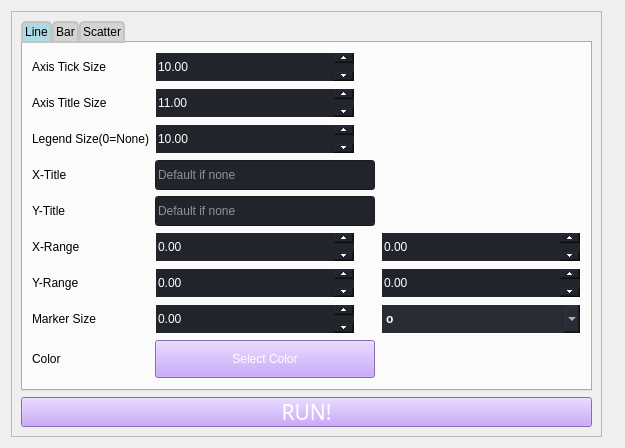
<?xml version="1.0" encoding="UTF-8"?>
<ui version="4.0">
 <class>Form</class>
 <widget class="QWidget" name="Form">
  <property name="geometry">
   <rect>
    <x>0</x>
    <y>0</y>
    <width>625</width>
    <height>405</height>
   </rect>
  </property>
  <property name="windowTitle">
   <string>Form</string>
  </property>
  <layout class="QHBoxLayout" name="horizontalLayout">
   <item>
    <widget class="QFrame" name="frame">
     <property name="frameShape">
      <enum>QFrame::StyledPanel</enum>
     </property>
     <property name="frameShadow">
      <enum>QFrame::Raised</enum>
     </property>
     <layout class="QVBoxLayout" name="verticalLayout">
      <item>
       <widget class="QTabWidget" name="tabWidget">
        <property name="cursor">
         <cursorShape>PointingHandCursor</cursorShape>
        </property>
        <property name="styleSheet">
         <string notr="true">QTabBar::tab {
    background: lightgray;
    border: 2px solid #C4C4C3;
    border-bottom-color: #C4C4C3; /* same as the pane color */
    border-top-left-radius: 5px;
    border-top-right-radius: 5px;
    min-width: 16ex;
    padding: 2px;
	font: 18pt &quot;华文细黑&quot;;
	color:balck;
}

QTabBar::tab:selected {
    background: lightblue;
}

QTabBar::tab:hover {
    background: pink;
}
</string>
        </property>
        <property name="currentIndex">
         <number>0</number>
        </property>
        <widget class="QWidget" name="tab_4">
         <attribute name="title">
          <string>Line</string>
         </attribute>
         <layout class="QGridLayout" name="gridLayout_9">
          <item row="2" column="0">
           <widget class="QLabel" name="figure_line_label_legend">
            <property name="styleSheet">
             <string notr="true">font: 14pt &quot;华文细黑&quot;;</string>
            </property>
            <property name="text">
             <string>Legend Size(0=None)</string>
            </property>
           </widget>
          </item>
          <item row="8" column="1">
           <widget class="QPushButton" name="figure_line_btn_color_2">
            <property name="enabled">
             <bool>true</bool>
            </property>
            <property name="minimumSize">
             <size>
              <width>0</width>
              <height>38</height>
             </size>
            </property>
            <property name="maximumSize">
             <size>
              <width>16000000</width>
              <height>16777215</height>
             </size>
            </property>
            <property name="baseSize">
             <size>
              <width>0</width>
              <height>0</height>
             </size>
            </property>
            <property name="cursor">
             <cursorShape>PointingHandCursor</cursorShape>
            </property>
            <property name="styleSheet">
             <string notr="true">background-color: rgb(189,147,249);
color:white;
font: 16pt &quot;华文细黑&quot;;</string>
            </property>
            <property name="text">
             <string>Select Color</string>
            </property>
           </widget>
          </item>
          <item row="7" column="1">
           <widget class="QDoubleSpinBox" name="figure_line_spin_marker_size_2">
            <property name="minimumSize">
             <size>
              <width>0</width>
              <height>30</height>
             </size>
            </property>
            <property name="maximumSize">
             <size>
              <width>200</width>
              <height>16777215</height>
             </size>
            </property>
            <property name="styleSheet">
             <string notr="true">QDoubleSpinBox {
    font: 16pt &quot;华文细黑&quot;;
    color: white;
    border: 1px solid white;
background-color:rgb(33, 37, 43);
}

QDoubleSpinBox::up-button {
    height: 10px; /* 设置一个合适的高度 */
    width: 20px; /* 设置一个合适的宽度 */
    subcontrol-position: top right; /* 保持按钮在右侧 */
}

QDoubleSpinBox::down-button {
    height: 10px; /* 设置一个合适的高度 */
    width: 20px; /* 设置一个合适的宽度 */
    subcontrol-position: bottom right; /* 保持按钮在右侧 */
}</string>
            </property>
           </widget>
          </item>
          <item row="3" column="0">
           <widget class="QLabel" name="figure_line_label_x">
            <property name="styleSheet">
             <string notr="true">font: 14pt &quot;华文细黑&quot;;</string>
            </property>
            <property name="text">
             <string>X-Title</string>
            </property>
           </widget>
          </item>
          <item row="8" column="0">
           <widget class="QLabel" name="figure_line_label_color">
            <property name="styleSheet">
             <string notr="true">font: 14pt &quot;华文细黑&quot;;</string>
            </property>
            <property name="text">
             <string>Color</string>
            </property>
           </widget>
          </item>
          <item row="6" column="0">
           <widget class="QLabel" name="figure_line_label_y_range">
            <property name="styleSheet">
             <string notr="true">font: 14pt &quot;华文细黑&quot;;</string>
            </property>
            <property name="text">
             <string>Y-Range</string>
            </property>
           </widget>
          </item>
          <item row="5" column="0">
           <widget class="QLabel" name="figure_line_label_x_range">
            <property name="styleSheet">
             <string notr="true">font: 14pt &quot;华文细黑&quot;;</string>
            </property>
            <property name="text">
             <string>X-Range</string>
            </property>
           </widget>
          </item>
          <item row="4" column="0">
           <widget class="QLabel" name="figure_line_label_y">
            <property name="styleSheet">
             <string notr="true">font: 14pt &quot;华文细黑&quot;;</string>
            </property>
            <property name="text">
             <string>Y-Title</string>
            </property>
           </widget>
          </item>
          <item row="0" column="0">
           <widget class="QLabel" name="figure_line_label_axis_tick">
            <property name="styleSheet">
             <string notr="true">font: 14pt &quot;华文细黑&quot;;</string>
            </property>
            <property name="text">
             <string>Axis Tick Size</string>
            </property>
           </widget>
          </item>
          <item row="7" column="0">
           <widget class="QLabel" name="figure_line_label_marker">
            <property name="styleSheet">
             <string notr="true">font: 14pt &quot;华文细黑&quot;;</string>
            </property>
            <property name="text">
             <string>Marker Size</string>
            </property>
           </widget>
          </item>
          <item row="1" column="0">
           <widget class="QLabel" name="figure_line_label_axis_title">
            <property name="minimumSize">
             <size>
              <width>50</width>
              <height>0</height>
             </size>
            </property>
            <property name="styleSheet">
             <string notr="true">font: 14pt &quot;华文细黑&quot;;</string>
            </property>
            <property name="text">
             <string>Axis Title Size</string>
            </property>
           </widget>
          </item>
          <item row="0" column="1">
           <widget class="QDoubleSpinBox" name="figure_line_spin_axis_scale_2">
            <property name="minimumSize">
             <size>
              <width>0</width>
              <height>30</height>
             </size>
            </property>
            <property name="maximumSize">
             <size>
              <width>200</width>
              <height>16777215</height>
             </size>
            </property>
            <property name="styleSheet">
             <string notr="true">QDoubleSpinBox {
    font: 16pt &quot;华文细黑&quot;;
    color: white;
    border: 1px solid white;
background-color:rgb(33, 37, 43);
}

QDoubleSpinBox::up-button {
    height: 10px; /* 设置一个合适的高度 */
    width: 20px; /* 设置一个合适的宽度 */
    subcontrol-position: top right; /* 保持按钮在右侧 */
}

QDoubleSpinBox::down-button {
    height: 10px; /* 设置一个合适的高度 */
    width: 20px; /* 设置一个合适的宽度 */
    subcontrol-position: bottom right; /* 保持按钮在右侧 */
}</string>
            </property>
            <property name="maximum">
             <double>100000.000000000000000</double>
            </property>
            <property name="value">
             <double>10.000000000000000</double>
            </property>
           </widget>
          </item>
          <item row="2" column="1">
           <widget class="QDoubleSpinBox" name="figure_line_spin_grid_size_2">
            <property name="minimumSize">
             <size>
              <width>0</width>
              <height>30</height>
             </size>
            </property>
            <property name="maximumSize">
             <size>
              <width>200</width>
              <height>16777215</height>
             </size>
            </property>
            <property name="styleSheet">
             <string notr="true">QDoubleSpinBox {
    font: 16pt &quot;华文细黑&quot;;
    color: white;
    border: 1px solid white;
background-color:rgb(33, 37, 43);
}

QDoubleSpinBox::up-button {
    height: 10px; /* 设置一个合适的高度 */
    width: 20px; /* 设置一个合适的宽度 */
    subcontrol-position: top right; /* 保持按钮在右侧 */
}

QDoubleSpinBox::down-button {
    height: 10px; /* 设置一个合适的高度 */
    width: 20px; /* 设置一个合适的宽度 */
    subcontrol-position: bottom right; /* 保持按钮在右侧 */
}</string>
            </property>
            <property name="maximum">
             <double>100000.000000000000000</double>
            </property>
            <property name="value">
             <double>10.000000000000000</double>
            </property>
           </widget>
          </item>
          <item row="1" column="1">
           <widget class="QDoubleSpinBox" name="figure_line_spin_axis_text_size_2">
            <property name="minimumSize">
             <size>
              <width>200</width>
              <height>30</height>
             </size>
            </property>
            <property name="maximumSize">
             <size>
              <width>200</width>
              <height>16777215</height>
             </size>
            </property>
            <property name="styleSheet">
             <string notr="true">QDoubleSpinBox {
    font: 16pt &quot;华文细黑&quot;;
    color: white;
    border: 1px solid white;
background-color:rgb(33, 37, 43);
}

QDoubleSpinBox::up-button {
    height: 10px; /* 设置一个合适的高度 */
    width: 20px; /* 设置一个合适的宽度 */
    subcontrol-position: top right; /* 保持按钮在右侧 */
}

QDoubleSpinBox::down-button {
    height: 10px; /* 设置一个合适的高度 */
    width: 20px; /* 设置一个合适的宽度 */
    subcontrol-position: bottom right; /* 保持按钮在右侧 */
}</string>
            </property>
            <property name="maximum">
             <double>100000.000000000000000</double>
            </property>
            <property name="value">
             <double>11.000000000000000</double>
            </property>
           </widget>
          </item>
          <item row="5" column="1">
           <widget class="QDoubleSpinBox" name="figure_line_spin_x_min_2">
            <property name="minimumSize">
             <size>
              <width>0</width>
              <height>30</height>
             </size>
            </property>
            <property name="maximumSize">
             <size>
              <width>200</width>
              <height>16777215</height>
             </size>
            </property>
            <property name="styleSheet">
             <string notr="true">QDoubleSpinBox {
    font: 16pt &quot;华文细黑&quot;;
    color: white;
    border: 1px solid white;
background-color:rgb(33, 37, 43);
}

QDoubleSpinBox::up-button {
    height: 10px; /* 设置一个合适的高度 */
    width: 20px; /* 设置一个合适的宽度 */
    subcontrol-position: top right; /* 保持按钮在右侧 */
}

QDoubleSpinBox::down-button {
    height: 10px; /* 设置一个合适的高度 */
    width: 20px; /* 设置一个合适的宽度 */
    subcontrol-position: bottom right; /* 保持按钮在右侧 */
}</string>
            </property>
            <property name="minimum">
             <double>-1000000000.000000000000000</double>
            </property>
            <property name="maximum">
             <double>1000000000.000000000000000</double>
            </property>
           </widget>
          </item>
          <item row="4" column="1">
           <widget class="QLineEdit" name="figure_line_edit_y_2">
            <property name="minimumSize">
             <size>
              <width>0</width>
              <height>30</height>
             </size>
            </property>
            <property name="maximumSize">
             <size>
              <width>16000000</width>
              <height>16777215</height>
             </size>
            </property>
            <property name="styleSheet">
             <string notr="true">background-color: rgb(33, 37, 43);
font: 16pt &quot;华文细黑&quot;;
color:white;
</string>
            </property>
            <property name="placeholderText">
             <string>Default if none</string>
            </property>
           </widget>
          </item>
          <item row="6" column="1">
           <widget class="QDoubleSpinBox" name="figure_line_spin_y_min_2">
            <property name="minimumSize">
             <size>
              <width>0</width>
              <height>30</height>
             </size>
            </property>
            <property name="maximumSize">
             <size>
              <width>200</width>
              <height>16777215</height>
             </size>
            </property>
            <property name="styleSheet">
             <string notr="true">QDoubleSpinBox {
    font: 16pt &quot;华文细黑&quot;;
    color: white;
    border: 1px solid white;
background-color:rgb(33, 37, 43);
}

QDoubleSpinBox::up-button {
    height: 10px; /* 设置一个合适的高度 */
    width: 20px; /* 设置一个合适的宽度 */
    subcontrol-position: top right; /* 保持按钮在右侧 */
}

QDoubleSpinBox::down-button {
    height: 10px; /* 设置一个合适的高度 */
    width: 20px; /* 设置一个合适的宽度 */
    subcontrol-position: bottom right; /* 保持按钮在右侧 */
}</string>
            </property>
            <property name="minimum">
             <double>-1000000000.000000000000000</double>
            </property>
            <property name="maximum">
             <double>1000000000.000000000000000</double>
            </property>
           </widget>
          </item>
          <item row="5" column="2">
           <widget class="QDoubleSpinBox" name="figure_line_spin_x_max_2">
            <property name="minimumSize">
             <size>
              <width>200</width>
              <height>30</height>
             </size>
            </property>
            <property name="maximumSize">
             <size>
              <width>16000000</width>
              <height>16777215</height>
             </size>
            </property>
            <property name="styleSheet">
             <string notr="true">QDoubleSpinBox {
    font: 16pt &quot;华文细黑&quot;;
    color: white;
    border: 1px solid white;
background-color:rgb(33, 37, 43);
}

QDoubleSpinBox::up-button {
    height: 10px; /* 设置一个合适的高度 */
    width: 20px; /* 设置一个合适的宽度 */
    subcontrol-position: top right; /* 保持按钮在右侧 */
}

QDoubleSpinBox::down-button {
    height: 10px; /* 设置一个合适的高度 */
    width: 20px; /* 设置一个合适的宽度 */
    subcontrol-position: bottom right; /* 保持按钮在右侧 */
}</string>
            </property>
            <property name="minimum">
             <double>-1000000000.000000000000000</double>
            </property>
            <property name="maximum">
             <double>1000000000.000000000000000</double>
            </property>
           </widget>
          </item>
          <item row="7" column="2">
           <widget class="QComboBox" name="figure_line_como_marker">
            <property name="minimumSize">
             <size>
              <width>0</width>
              <height>30</height>
             </size>
            </property>
            <property name="styleSheet">
             <string notr="true">background-color:rgb(40,44,52);
font: 14pt &quot;华文细黑&quot;;
font-weight:bold;
border: 1px solid white;
color:white;</string>
            </property>
            <item>
             <property name="text">
              <string>o</string>
             </property>
            </item>
            <item>
             <property name="text">
              <string>p</string>
             </property>
            </item>
            <item>
             <property name="text">
              <string>s</string>
             </property>
            </item>
            <item>
             <property name="text">
              <string>^</string>
             </property>
            </item>
            <item>
             <property name="text">
              <string>*</string>
             </property>
            </item>
            <item>
             <property name="text">
              <string>x</string>
             </property>
            </item>
            <item>
             <property name="text">
              <string>+</string>
             </property>
            </item>
           </widget>
          </item>
          <item row="3" column="1">
           <widget class="QLineEdit" name="figure_line_edit_x_2">
            <property name="minimumSize">
             <size>
              <width>0</width>
              <height>30</height>
             </size>
            </property>
            <property name="maximumSize">
             <size>
              <width>16777215</width>
              <height>16777215</height>
             </size>
            </property>
            <property name="styleSheet">
             <string notr="true">background-color: rgb(33, 37, 43);
font: 16pt &quot;华文细黑&quot;;
color:white;</string>
            </property>
            <property name="text">
             <string/>
            </property>
            <property name="placeholderText">
             <string>Default if none</string>
            </property>
           </widget>
          </item>
          <item row="6" column="2">
           <widget class="QDoubleSpinBox" name="figure_line_spin_y_max_2">
            <property name="minimumSize">
             <size>
              <width>200</width>
              <height>30</height>
             </size>
            </property>
            <property name="maximumSize">
             <size>
              <width>16000000</width>
              <height>16777215</height>
             </size>
            </property>
            <property name="styleSheet">
             <string notr="true">QDoubleSpinBox {
    font: 16pt &quot;华文细黑&quot;;
    color: white;
    border: 1px solid white;
background-color:rgb(33, 37, 43);
}

QDoubleSpinBox::up-button {
    height: 10px; /* 设置一个合适的高度 */
    width: 20px; /* 设置一个合适的宽度 */
    subcontrol-position: top right; /* 保持按钮在右侧 */
}

QDoubleSpinBox::down-button {
    height: 10px; /* 设置一个合适的高度 */
    width: 20px; /* 设置一个合适的宽度 */
    subcontrol-position: bottom right; /* 保持按钮在右侧 */
}</string>
            </property>
            <property name="minimum">
             <double>-1000000000.000000000000000</double>
            </property>
            <property name="maximum">
             <double>1000000000.000000000000000</double>
            </property>
           </widget>
          </item>
         </layout>
        </widget>
        <widget class="QWidget" name="tab_5">
         <attribute name="title">
          <string>Bar</string>
         </attribute>
         <layout class="QGridLayout" name="gridLayout_11">
          <item row="7" column="2">
           <widget class="QPushButton" name="figure_bar_btn_color_2">
            <property name="minimumSize">
             <size>
              <width>0</width>
              <height>30</height>
             </size>
            </property>
            <property name="styleSheet">
             <string notr="true">background-color: rgb(189,147,249);
color:white;
font: 16pt &quot;华文细黑&quot;;</string>
            </property>
            <property name="text">
             <string>Select Color</string>
            </property>
           </widget>
          </item>
          <item row="6" column="1">
           <widget class="QDoubleSpinBox" name="figure_bar_spin_bar_2">
            <property name="minimumSize">
             <size>
              <width>0</width>
              <height>30</height>
             </size>
            </property>
            <property name="maximumSize">
             <size>
              <width>200</width>
              <height>16777215</height>
             </size>
            </property>
            <property name="styleSheet">
             <string notr="true">QDoubleSpinBox {
    font: 16pt &quot;华文细黑&quot;;
    color: white;
    border: 1px solid white;
background-color:rgb(33, 37, 43);
}

QDoubleSpinBox::up-button {
    height: 10px; /* 设置一个合适的高度 */
    width: 20px; /* 设置一个合适的宽度 */
    subcontrol-position: top right; /* 保持按钮在右侧 */
}

QDoubleSpinBox::down-button {
    height: 10px; /* 设置一个合适的高度 */
    width: 20px; /* 设置一个合适的宽度 */
    subcontrol-position: bottom right; /* 保持按钮在右侧 */
}</string>
            </property>
           </widget>
          </item>
          <item row="5" column="1">
           <widget class="QDoubleSpinBox" name="figure_bar_spin_trend_2">
            <property name="minimumSize">
             <size>
              <width>0</width>
              <height>30</height>
             </size>
            </property>
            <property name="maximumSize">
             <size>
              <width>200</width>
              <height>16777215</height>
             </size>
            </property>
            <property name="styleSheet">
             <string notr="true">QDoubleSpinBox {
    font: 16pt &quot;华文细黑&quot;;
    color: white;
    border: 1px solid white;
background-color:rgb(33, 37, 43);
}

QDoubleSpinBox::up-button {
    height: 10px; /* 设置一个合适的高度 */
    width: 20px; /* 设置一个合适的宽度 */
    subcontrol-position: top right; /* 保持按钮在右侧 */
}

QDoubleSpinBox::down-button {
    height: 10px; /* 设置一个合适的高度 */
    width: 20px; /* 设置一个合适的宽度 */
    subcontrol-position: bottom right; /* 保持按钮在右侧 */
}</string>
            </property>
           </widget>
          </item>
          <item row="5" column="2">
           <widget class="QPushButton" name="figure_bar_btn_trend_2">
            <property name="minimumSize">
             <size>
              <width>0</width>
              <height>30</height>
             </size>
            </property>
            <property name="styleSheet">
             <string notr="true">background-color: rgb(189,147,249);
color:white;
font: 16pt &quot;华文细黑&quot;;</string>
            </property>
            <property name="text">
             <string>Select Color</string>
            </property>
           </widget>
          </item>
          <item row="5" column="0">
           <widget class="QLabel" name="figure_bar_label_trend">
            <property name="styleSheet">
             <string notr="true">font: 16pt &quot;华文细黑&quot;;</string>
            </property>
            <property name="text">
             <string>Trend Line</string>
            </property>
           </widget>
          </item>
          <item row="3" column="0">
           <widget class="QLabel" name="figure_bar_label_y">
            <property name="styleSheet">
             <string notr="true">font: 16pt &quot;华文细黑&quot;;</string>
            </property>
            <property name="text">
             <string>Y-Title</string>
            </property>
           </widget>
          </item>
          <item row="2" column="1">
           <widget class="QLineEdit" name="figure_bar_edit_x_2">
            <property name="minimumSize">
             <size>
              <width>0</width>
              <height>30</height>
             </size>
            </property>
            <property name="styleSheet">
             <string notr="true">background-color: rgb(33, 37, 43);
font: 16pt &quot;华文细黑&quot;;
color:white;</string>
            </property>
            <property name="placeholderText">
             <string>Default if none</string>
            </property>
           </widget>
          </item>
          <item row="0" column="1">
           <widget class="QDoubleSpinBox" name="figure_bar_spin_axis_scale_2">
            <property name="minimumSize">
             <size>
              <width>0</width>
              <height>30</height>
             </size>
            </property>
            <property name="maximumSize">
             <size>
              <width>200</width>
              <height>16777215</height>
             </size>
            </property>
            <property name="styleSheet">
             <string notr="true">QDoubleSpinBox {
    font: 16pt &quot;华文细黑&quot;;
    color: white;
    border: 1px solid white;
background-color:rgb(33, 37, 43);
}

QDoubleSpinBox::up-button {
    height: 10px; /* 设置一个合适的高度 */
    width: 20px; /* 设置一个合适的宽度 */
    subcontrol-position: top right; /* 保持按钮在右侧 */
}

QDoubleSpinBox::down-button {
    height: 10px; /* 设置一个合适的高度 */
    width: 20px; /* 设置一个合适的宽度 */
    subcontrol-position: bottom right; /* 保持按钮在右侧 */
}</string>
            </property>
            <property name="maximum">
             <double>10000.000000000000000</double>
            </property>
            <property name="value">
             <double>10.000000000000000</double>
            </property>
           </widget>
          </item>
          <item row="3" column="1">
           <widget class="QLineEdit" name="figure_bar_edit_y_2">
            <property name="minimumSize">
             <size>
              <width>0</width>
              <height>30</height>
             </size>
            </property>
            <property name="styleSheet">
             <string notr="true">background-color: rgb(33, 37, 43);
font: 16pt &quot;华文细黑&quot;;

color:white;</string>
            </property>
            <property name="placeholderText">
             <string>Default if none</string>
            </property>
           </widget>
          </item>
          <item row="1" column="1">
           <widget class="QDoubleSpinBox" name="figure_bar_spin_axis_text_size_2">
            <property name="minimumSize">
             <size>
              <width>0</width>
              <height>30</height>
             </size>
            </property>
            <property name="maximumSize">
             <size>
              <width>200</width>
              <height>16777215</height>
             </size>
            </property>
            <property name="styleSheet">
             <string notr="true">QDoubleSpinBox {
    font: 16pt &quot;华文细黑&quot;;
    color: white;
    border: 1px solid white;
background-color:rgb(33, 37, 43);
}

QDoubleSpinBox::up-button {
    height: 10px; /* 设置一个合适的高度 */
    width: 20px; /* 设置一个合适的宽度 */
    subcontrol-position: top right; /* 保持按钮在右侧 */
}

QDoubleSpinBox::down-button {
    height: 10px; /* 设置一个合适的高度 */
    width: 20px; /* 设置一个合适的宽度 */
    subcontrol-position: bottom right; /* 保持按钮在右侧 */
}</string>
            </property>
            <property name="maximum">
             <double>10000.000000000000000</double>
            </property>
            <property name="value">
             <double>10.000000000000000</double>
            </property>
           </widget>
          </item>
          <item row="1" column="0">
           <widget class="QLabel" name="figure_bar_label_axis_title">
            <property name="styleSheet">
             <string notr="true">font: 16pt &quot;华文细黑&quot;;</string>
            </property>
            <property name="text">
             <string>Axis Title Size</string>
            </property>
           </widget>
          </item>
          <item row="8" column="0">
           <widget class="QLabel" name="figure_bar_label_error">
            <property name="styleSheet">
             <string notr="true">font: 16pt &quot;华文细黑&quot;;</string>
            </property>
            <property name="text">
             <string>Error Bar</string>
            </property>
           </widget>
          </item>
          <item row="2" column="0">
           <widget class="QLabel" name="figure_bar_label_x">
            <property name="styleSheet">
             <string notr="true">font: 16pt &quot;华文细黑&quot;;</string>
            </property>
            <property name="text">
             <string>X-Title</string>
            </property>
           </widget>
          </item>
          <item row="0" column="0">
           <widget class="QLabel" name="figure_bar_label_axis_tick">
            <property name="styleSheet">
             <string notr="true">font: 16pt &quot;华文细黑&quot;;</string>
            </property>
            <property name="text">
             <string>Axis Tick Size</string>
            </property>
           </widget>
          </item>
          <item row="7" column="0">
           <widget class="QLabel" name="figure_bar_label_color">
            <property name="styleSheet">
             <string notr="true">font: 16pt &quot;华文细黑&quot;;</string>
            </property>
            <property name="text">
             <string>Color</string>
            </property>
           </widget>
          </item>
          <item row="6" column="0">
           <widget class="QLabel" name="figure_bar_label_bar">
            <property name="styleSheet">
             <string notr="true">font: 16pt &quot;华文细黑&quot;;</string>
            </property>
            <property name="text">
             <string>Bar Value</string>
            </property>
           </widget>
          </item>
          <item row="4" column="0">
           <widget class="QLabel" name="figure_bar_label_y_range">
            <property name="styleSheet">
             <string notr="true">font: 16pt &quot;华文细黑&quot;;</string>
            </property>
            <property name="text">
             <string>Y-Range</string>
            </property>
           </widget>
          </item>
          <item row="8" column="1">
           <widget class="QRadioButton" name="figure_bar_radio_error_2">
            <property name="minimumSize">
             <size>
              <width>0</width>
              <height>30</height>
             </size>
            </property>
            <property name="styleSheet">
             <string notr="true">font-size: 16pt &quot;华文细黑&quot;</string>
            </property>
            <property name="text">
             <string>Yes</string>
            </property>
           </widget>
          </item>
          <item row="8" column="2">
           <widget class="QRadioButton" name="radioButton_6">
            <property name="minimumSize">
             <size>
              <width>0</width>
              <height>30</height>
             </size>
            </property>
            <property name="styleSheet">
             <string notr="true">font: 16pt &quot;华文细黑&quot;</string>
            </property>
            <property name="text">
             <string>No</string>
            </property>
            <property name="checked">
             <bool>true</bool>
            </property>
           </widget>
          </item>
          <item row="4" column="1">
           <widget class="QDoubleSpinBox" name="figure_bar_spin_y_min_2">
            <property name="minimumSize">
             <size>
              <width>200</width>
              <height>30</height>
             </size>
            </property>
            <property name="maximumSize">
             <size>
              <width>200</width>
              <height>16777215</height>
             </size>
            </property>
            <property name="styleSheet">
             <string notr="true">QDoubleSpinBox {
    font: 16pt &quot;华文细黑&quot;;
    color: white;
    border: 1px solid white;
background-color:rgb(33, 37, 43);
}

QDoubleSpinBox::up-button {
    height: 10px; /* 设置一个合适的高度 */
    width: 20px; /* 设置一个合适的宽度 */
    subcontrol-position: top right; /* 保持按钮在右侧 */
}

QDoubleSpinBox::down-button {
    height: 10px; /* 设置一个合适的高度 */
    width: 20px; /* 设置一个合适的宽度 */
    subcontrol-position: bottom right; /* 保持按钮在右侧 */
}</string>
            </property>
            <property name="minimum">
             <double>-1000000000.000000000000000</double>
            </property>
            <property name="maximum">
             <double>1000000000.000000000000000</double>
            </property>
           </widget>
          </item>
          <item row="4" column="2">
           <widget class="QDoubleSpinBox" name="figure_bar_spin_y_max_2">
            <property name="minimumSize">
             <size>
              <width>200</width>
              <height>30</height>
             </size>
            </property>
            <property name="maximumSize">
             <size>
              <width>200</width>
              <height>16777215</height>
             </size>
            </property>
            <property name="styleSheet">
             <string notr="true">QDoubleSpinBox {
    font: 16pt &quot;华文细黑&quot;;
    color: white;
    border: 1px solid white;
background-color:rgb(33, 37, 43);
}

QDoubleSpinBox::up-button {
    height: 10px; /* 设置一个合适的高度 */
    width: 20px; /* 设置一个合适的宽度 */
    subcontrol-position: top right; /* 保持按钮在右侧 */
}

QDoubleSpinBox::down-button {
    height: 10px; /* 设置一个合适的高度 */
    width: 20px; /* 设置一个合适的宽度 */
    subcontrol-position: bottom right; /* 保持按钮在右侧 */
}</string>
            </property>
            <property name="minimum">
             <double>-1000000000.000000000000000</double>
            </property>
            <property name="maximum">
             <double>1000000000.000000000000000</double>
            </property>
           </widget>
          </item>
         </layout>
        </widget>
        <widget class="QWidget" name="tab_6">
         <attribute name="title">
          <string>Scatter</string>
         </attribute>
         <layout class="QGridLayout" name="gridLayout_12">
          <item row="4" column="0">
           <widget class="QLabel" name="figure_scatter_label_shape_size">
            <property name="styleSheet">
             <string notr="true">font: 16pt &quot;华文细黑&quot;;</string>
            </property>
            <property name="text">
             <string>Shape size</string>
            </property>
           </widget>
          </item>
          <item row="0" column="0">
           <widget class="QLabel" name="figure_scatter_label_legend">
            <property name="styleSheet">
             <string notr="true">font: 16pt &quot;华文细黑&quot;;</string>
            </property>
            <property name="text">
             <string>Legend Size</string>
            </property>
           </widget>
          </item>
          <item row="1" column="0">
           <widget class="QLabel" name="figure_scatter_label_range">
            <property name="styleSheet">
             <string notr="true">font: 16pt &quot;华文细黑&quot;;</string>
            </property>
            <property name="text">
             <string>Value Range</string>
            </property>
           </widget>
          </item>
          <item row="2" column="0">
           <widget class="QLabel" name="figure_scatter_label_color">
            <property name="styleSheet">
             <string notr="true">font: 16pt &quot;华文细黑&quot;;</string>
            </property>
            <property name="text">
             <string>Color Type</string>
            </property>
           </widget>
          </item>
          <item row="3" column="0">
           <widget class="QLabel" name="figure_scatter_label_shape">
            <property name="styleSheet">
             <string notr="true">font: 16pt &quot;华文细黑&quot;;</string>
            </property>
            <property name="text">
             <string>Shape</string>
            </property>
           </widget>
          </item>
          <item row="0" column="1">
           <widget class="QDoubleSpinBox" name="figure_scatter_spin_grid_size_2">
            <property name="minimumSize">
             <size>
              <width>0</width>
              <height>30</height>
             </size>
            </property>
            <property name="maximumSize">
             <size>
              <width>200</width>
              <height>16777215</height>
             </size>
            </property>
            <property name="styleSheet">
             <string notr="true">QDoubleSpinBox {
    font: 16pt &quot;华文细黑&quot;;
    color: white;
    border: 1px solid white;
background-color:rgb(33, 37, 43);
}

QDoubleSpinBox::up-button {
    height: 10px; /* 设置一个合适的高度 */
    width: 20px; /* 设置一个合适的宽度 */
    subcontrol-position: top right; /* 保持按钮在右侧 */
}

QDoubleSpinBox::down-button {
    height: 10px; /* 设置一个合适的高度 */
    width: 20px; /* 设置一个合适的宽度 */
    subcontrol-position: bottom right; /* 保持按钮在右侧 */
}</string>
            </property>
            <property name="maximum">
             <double>100000.000000000000000</double>
            </property>
            <property name="value">
             <double>10.000000000000000</double>
            </property>
           </widget>
          </item>
          <item row="1" column="1">
           <widget class="QDoubleSpinBox" name="figure_scatter_color_min_2">
            <property name="minimumSize">
             <size>
              <width>0</width>
              <height>30</height>
             </size>
            </property>
            <property name="maximumSize">
             <size>
              <width>200</width>
              <height>16777215</height>
             </size>
            </property>
            <property name="styleSheet">
             <string notr="true">QDoubleSpinBox {
    font: 16pt &quot;华文细黑&quot;;
    color: white;
    border: 1px solid white;
background-color:rgb(33, 37, 43);
}

QDoubleSpinBox::up-button {
    height: 10px; /* 设置一个合适的高度 */
    width: 20px; /* 设置一个合适的宽度 */
    subcontrol-position: top right; /* 保持按钮在右侧 */
}

QDoubleSpinBox::down-button {
    height: 10px; /* 设置一个合适的高度 */
    width: 20px; /* 设置一个合适的宽度 */
    subcontrol-position: bottom right; /* 保持按钮在右侧 */
}</string>
            </property>
           </widget>
          </item>
          <item row="1" column="2">
           <widget class="QDoubleSpinBox" name="figure_scatter_color_max_2">
            <property name="minimumSize">
             <size>
              <width>0</width>
              <height>30</height>
             </size>
            </property>
            <property name="maximumSize">
             <size>
              <width>200</width>
              <height>16777215</height>
             </size>
            </property>
            <property name="styleSheet">
             <string notr="true">QDoubleSpinBox {
    font: 16pt &quot;华文细黑&quot;;
    color: white;
    border: 1px solid white;
background-color:rgb(33, 37, 43);
}

QDoubleSpinBox::up-button {
    height: 10px; /* 设置一个合适的高度 */
    width: 20px; /* 设置一个合适的宽度 */
    subcontrol-position: top right; /* 保持按钮在右侧 */
}

QDoubleSpinBox::down-button {
    height: 10px; /* 设置一个合适的高度 */
    width: 20px; /* 设置一个合适的宽度 */
    subcontrol-position: bottom right; /* 保持按钮在右侧 */
}</string>
            </property>
           </widget>
          </item>
          <item row="4" column="1">
           <widget class="QDoubleSpinBox" name="figure_scatter_spin_shape_size_2">
            <property name="minimumSize">
             <size>
              <width>0</width>
              <height>30</height>
             </size>
            </property>
            <property name="styleSheet">
             <string notr="true">QDoubleSpinBox {
    font: 16pt &quot;华文细黑&quot;;
    color: white;
    border: 1px solid white;
background-color:rgb(33, 37, 43);
}

QDoubleSpinBox::up-button {
    height: 10px; /* 设置一个合适的高度 */
    width: 20px; /* 设置一个合适的宽度 */
    subcontrol-position: top right; /* 保持按钮在右侧 */
}

QDoubleSpinBox::down-button {
    height: 10px; /* 设置一个合适的高度 */
    width: 20px; /* 设置一个合适的宽度 */
    subcontrol-position: bottom right; /* 保持按钮在右侧 */
}</string>
            </property>
            <property name="maximum">
             <double>100000.000000000000000</double>
            </property>
            <property name="value">
             <double>10.000000000000000</double>
            </property>
           </widget>
          </item>
          <item row="2" column="1">
           <widget class="QComboBox" name="figure_scatter_como_color_2">
            <property name="minimumSize">
             <size>
              <width>0</width>
              <height>30</height>
             </size>
            </property>
            <property name="maximumSize">
             <size>
              <width>200</width>
              <height>16777215</height>
             </size>
            </property>
            <property name="styleSheet">
             <string notr="true">font: 16pt &quot;华文细黑&quot;;
background-color:rgb(33, 37, 43);

color:white;</string>
            </property>
            <item>
             <property name="text">
              <string>bwr</string>
             </property>
            </item>
            <item>
             <property name="text">
              <string>binary</string>
             </property>
            </item>
            <item>
             <property name="text">
              <string>Blues</string>
             </property>
            </item>
            <item>
             <property name="text">
              <string>Greys</string>
             </property>
            </item>
            <item>
             <property name="text">
              <string>inferno</string>
             </property>
            </item>
            <item>
             <property name="text">
              <string>Oranges</string>
             </property>
            </item>
            <item>
             <property name="text">
              <string>RaBu</string>
             </property>
            </item>
            <item>
             <property name="text">
              <string>viridis</string>
             </property>
            </item>
           </widget>
          </item>
          <item row="3" column="1">
           <widget class="QPushButton" name="figure_scatter_btn_shape_2">
            <property name="minimumSize">
             <size>
              <width>0</width>
              <height>30</height>
             </size>
            </property>
            <property name="styleSheet">
             <string notr="true">background-color: rgb(189,147,249);
color:white;
font: 16pt &quot;华文细黑&quot;;</string>
            </property>
            <property name="text">
             <string>Select Shape</string>
            </property>
           </widget>
          </item>
         </layout>
        </widget>
       </widget>
      </item>
      <item>
       <widget class="QPushButton" name="btn_figure_run">
        <property name="minimumSize">
         <size>
          <width>150</width>
          <height>30</height>
         </size>
        </property>
        <property name="font">
         <font>
          <family>华文细黑</family>
          <pointsize>16</pointsize>
          <weight>50</weight>
          <italic>false</italic>
          <bold>false</bold>
         </font>
        </property>
        <property name="cursor">
         <cursorShape>PointingHandCursor</cursorShape>
        </property>
        <property name="layoutDirection">
         <enum>Qt::LeftToRight</enum>
        </property>
        <property name="styleSheet">
         <string notr="true">background-color: rgb(189,147,249);
color:white;
font: 16pt &quot;华文细黑&quot;;
</string>
        </property>
        <property name="text">
         <string>RUN!</string>
        </property>
       </widget>
      </item>
     </layout>
    </widget>
   </item>
   <item>
    <widget class="QFrame" name="figure_color_extra_box">
     <property name="maximumSize">
      <size>
       <width>0</width>
       <height>16777215</height>
      </size>
     </property>
     <property name="frameShape">
      <enum>QFrame::StyledPanel</enum>
     </property>
     <property name="frameShadow">
      <enum>QFrame::Raised</enum>
     </property>
    </widget>
   </item>
   <item>
    <widget class="QFrame" name="figure_shape_extra_box">
     <property name="maximumSize">
      <size>
       <width>0</width>
       <height>16777215</height>
      </size>
     </property>
     <property name="frameShape">
      <enum>QFrame::StyledPanel</enum>
     </property>
     <property name="frameShadow">
      <enum>QFrame::Raised</enum>
     </property>
    </widget>
   </item>
  </layout>
 </widget>
 <resources/>
 <connections/>
</ui>
